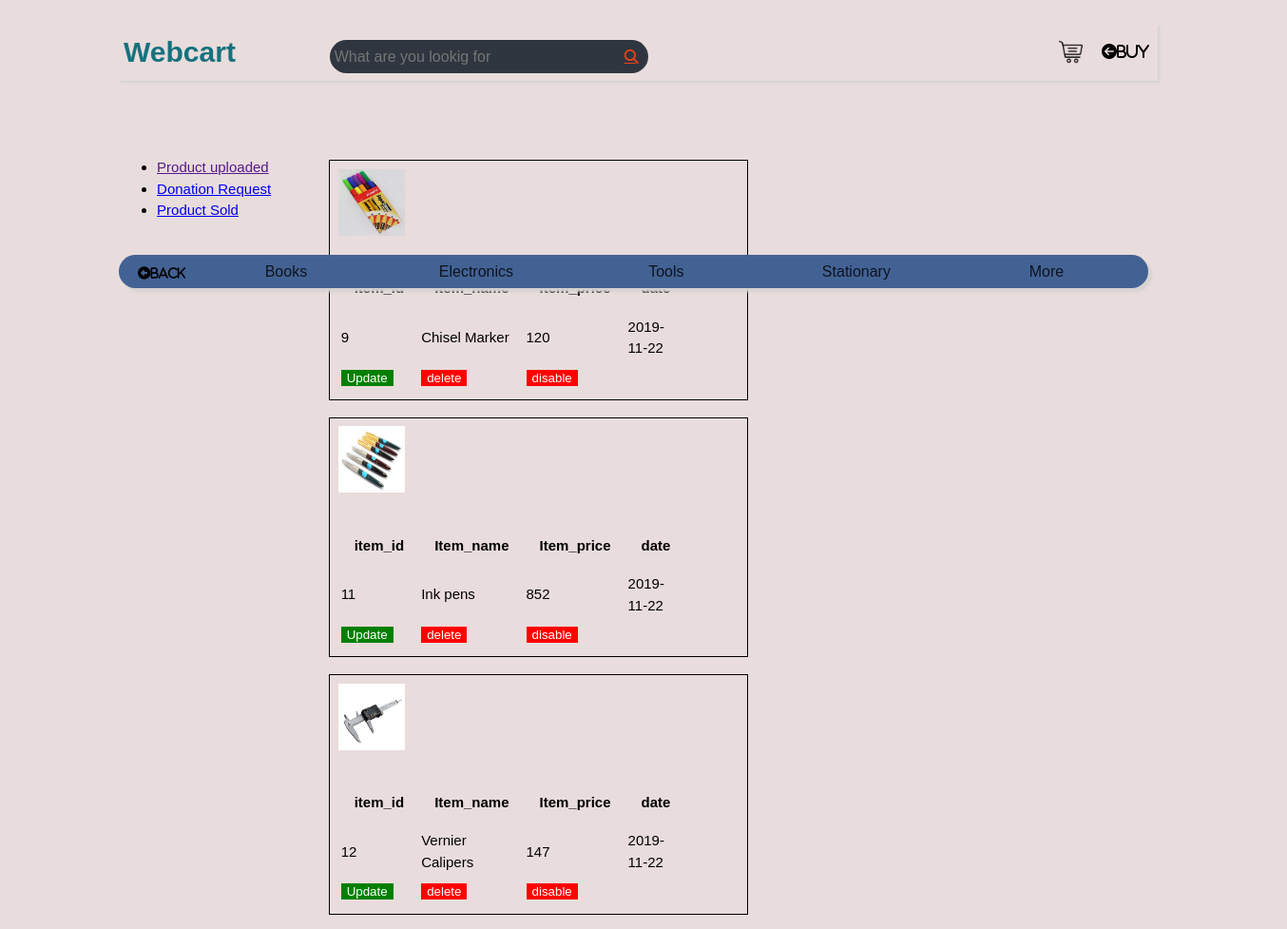
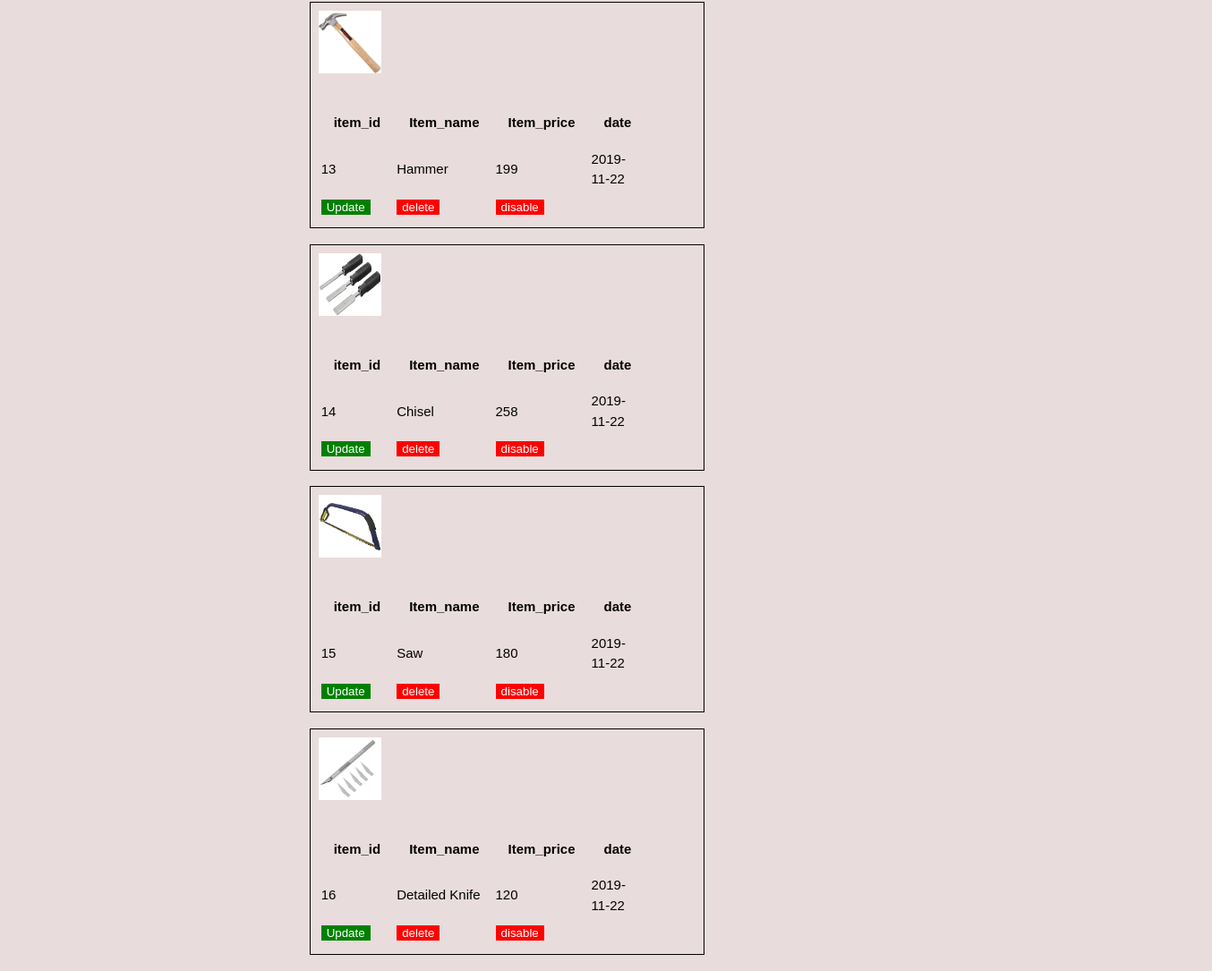
The app's page /php/product_uploaded.php (signed in) with its own data (2 pictures, top to bottom).
### tables this page shows
CREATE TABLE `items` (
  `Item_id` int(10) NOT NULL,
  `brand_name` varchar(50) DEFAULT NULL,
  `Item_name` varchar(50) NOT NULL,
  `item_img` text NOT NULL,
  `Img_2` text DEFAULT NULL,
  `Img_3` text DEFAULT NULL,
  `Img_4` text DEFAULT NULL,
  `item_desc` varchar(50) NOT NULL,
  `Item_price` int(10) NOT NULL,
  `type` varchar(50) NOT NULL,
  `date` date NOT NULL,
  `s_id` int(11) NOT NULL
);

### php/product_uploaded.php (the view, shortened to what this page needs)
<?php
include('./connect.php');
?>
<!DOCTYPE html>
<html>
<head>
    <link rel="stylesheet" type="text/css" href="../css/index4-11style.css">
</head>
<body>
    <div class="header">
        <div class="head">
            <h1><a href="./index2.php" style="color: rgb(21, 114, 126); text-decoration: none;">Webcart</a></h1>
        </div>
        <div class="head_img">
            <div class="search-bar">
                <input class="search-txt" type="text" name="" placeholder="What are you lookig for">
                <a class="search-btn" href="#">
                    <i class="fas fa-search"></i>
                </a>
            </div>
            <a href="./cart.php"><img src="../html_imges/shopping-cart.png" style="height: 25px; width:25px"></a>
        </div>
        <div class="sell">
            <a class="sellb" href="./index2.php" style="height: 25px; width:25px">
                <i class="fas fa-arrow-circle-left">Buy</i>
            </a>
        </div>
    </div>
    <div class="categories">
        <a class="sellb" style="height: 25px; width:25px;
                padding-left:15px; padding-top:5px">
            <button type="button" name="" value="Back" onclick="history.go(-1)" style="height: 25px; width:45px;
                padding-left:5px; padding-top:5px;border: none; background-color:transparent"><i class="fas fa-arrow-alt-circle-left">Back</i></button>
        </a>
        <ul>
            <li><a href="books.php">Books</a>
            </li>
            <li><a href="engineering.php">Electronics</a>
            </li>
            <li><a href="Tools.php">Tools</a>
            </li>
            <li><a href="stationary.php">Stationary</a>
            </li>
            <li><a href="#">More</a>
            </li>
        </ul>
    </div>
    <div style="display:grid;grid-template-columns:20% 80%; margin-top:12%;">
        <div>
            <ul>
                <li><a href="">Product uploaded</a></li>
                <li><a href="seller_donation_request.php">Donation Request</a></li>
                <li><a href="product_sold.php">Product Sold</a></li>
            </ul>
        </div>
        <div id="donation_request">
            <?php
            $uid = $_SESSION['uid'];
            $donate = "SELECT * FROM `items` WHERE `s_id`='$uid'";
            $run = mysqli_query($conn, $donate);
            if (mysqli_num_rows($run) > 0) {
                while ($data = mysqli_fetch_assoc($run)) {
                    ?>
                    <div style=" margin-top:2%; display:grid; grid-template-columns: 50% 50%;">
                        <div style="display:grid; grid-template-columns: 40% 60%; border:1px solid black">
                            <form action="#" method="post">
                                <div style="padding:5%">
                                    <img src="../images/<?php echo $data["item_img"]; ?>" style="width:70px; height: 70px;">
                                </div>
                                <div style="padding:5%">
                                    <table style="margin-top:2%">
                                        <tr>
                                            <th>item_id</th>
                                            <th>Item_name</th>
                                            <th>Item_price</th>
                                            <th>date</th>
                                        </tr>
                                        <tr>
                                            <td><?php echo $data["Item_id"]; ?></td>
                                            <td><?php echo $data["Item_name"]; ?></td>
                                            <td><?php echo $data["Item_price"]; ?></td>
                                            <td><?php echo $data["date"]; ?></td>
                                        </tr>
                                        <tr>
                                            <td><input type="hidden" name="Item_id" value="<?php echo $data["Item_id"]; ?>"></td>
                                            <td><input type="hidden" name="date" value="<?php echo $data["date"]; ?>"></td>
                                        </tr>
                                        <tr>
                                            <td><input type="submit" name="update" value="Update" style="color:white; background-color:green;border:none"></td>
                                            <td><input type="submit" name="delete" value="delete" style="color:white; background-color:red;border:none"></td>
                                            <td><input type="submit" name="disable" value="disable" style="color:white; background-color:red;border:none"></td>
                                        </tr>
                                    </table>
                            </form>
                        </div>
                    </div>
        </div>
<?php
    }
} else {
    echo "There are no comments";
}
?>
</body>
</html>

### css/index4-11style.css (style rules this page uses)
html { scroll-behavior: smooth; transition-delay: 800ms; ; }
body { font: 15px/1.5 Arial, Helvetica,sans-serif; padding:0; margin-left:8.5%; margin-right:8.5%; padding: 10px; background-color: rgba(228, 212, 212, 0.795); }
.header { position: absolute; width: 80%; height: 50px; display:grid; grid-template-columns: 20% 75% 5%; margin-top: 0.5%; padding: 5px; box-shadow: 2px 2px 2px rgb(214, 210, 210); align-items: center; }
.head h1 { display: inline; color: rgb(26, 91, 134); font-weight: bold; padding-top: 15px ; }
.search-bar { float: left; position: absolute; transform:translate(-50% -50%); background: #2f3640; height: 25px; border-radius: 40px; padding: 5px; }
.search-btn { color: #e84118; float: right; background:#2f3640; width: 25px; height: 25px; border-radius: 50%; display: flex; justify-content: center; align-items: center; }
.search-txt { border: none; background: none; outline: none; float: left; padding: 0; color: white; font-size: 16px; transition: .4s; line-height: 25px; width: 300px; }
.head_img img { float: right; padding: 0 20px 0 20px; }
.sell { float: left; padding: 0; font-size: 16px; transition: .4s; line-height: 25px; width: 300px; padding-right:15px ; }
.sellb { color:black; float: left; width: 40px; height: 25px; align-items: center; }
.categories { position: absolute; top: 13%; width: 80%; background-color: rgb(67, 98, 148); border-radius: 20px; color: white; box-shadow: 4px 4px 3px rgb(214, 210, 210); }
.categories ul { margin: 5px; padding: 0px; list-style: none; margin-left:7%; }
.categories ul li { float: left; height:30px ; width: 200px; text-align: center; font-size: 12pt; line-height: 25px; opacity: 0.8; }
.categories ul li a { text-decoration: none; display: block; color: rgb(0, 0, 0); }

### php/product_uploaded.php (style rules this page uses)
th { padding: 15px; }

### records on screen
items: item_img (picture), Item_id "9", Item_name "Chisel Marker", Item_price "120", date "2019-11-22"
items: item_img (picture), Item_id "11", Item_name "Ink pens", Item_price "852", date "2019-11-22"
items: item_img (picture), Item_id "12", Item_name "Vernier Calipers", Item_price "147", date "2019-11-22"
items: item_img (picture), Item_id "13", Item_name "Hammer", Item_price "199", date "2019-11-22"
items: item_img (picture), Item_id "14", Item_name "Chisel", Item_price "258", date "2019-11-22"
items: item_img (picture), Item_id "15", Item_name "Saw", Item_price "180", date "2019-11-22"
items: item_img (picture), Item_id "16", Item_name "Detailed Knife", Item_price "120", date "2019-11-22"
